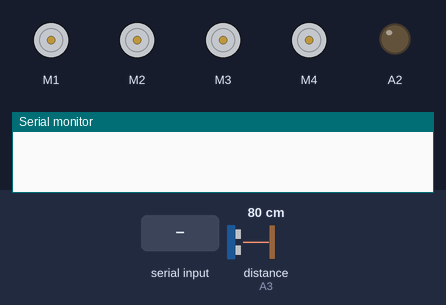
This sketch was run on a simulated Arduino Uno, built with avr-gcc and run on an emulated ATmega328P. Shown: 4 × DC motor (green arrow = forward, orange = backward, longer = faster), output pins drawn as LEDs (lit = HIGH), the last lines printed to the serial monitor. The test bench sets the inputs (shaded band); at power-on: distance to the obstacle (sensor on A3) 80 cm. The echo pulse lasts 58.3 µs per cm.

Above: at 1.2 s.
1.3 s: "F" received over the second serial link
At 2.5 s:
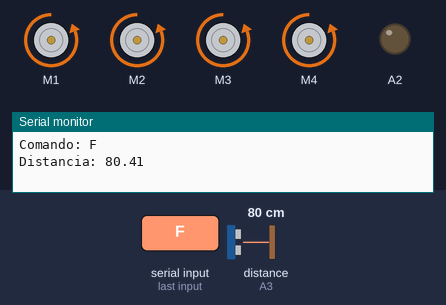
2.8 s: "B" received over the second serial link
At 3.7 s:
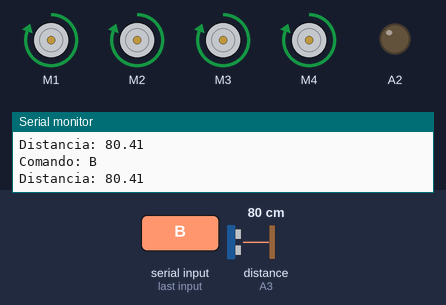
4.3 s: "L" received over the second serial link
At 4.8 s:
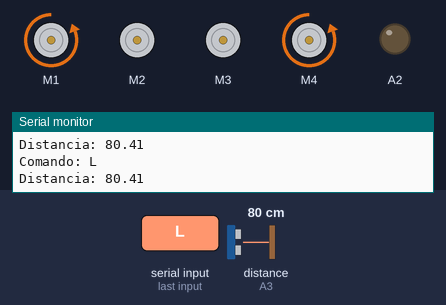
5.8 s: "R" received over the second serial link
At 7.2 s:
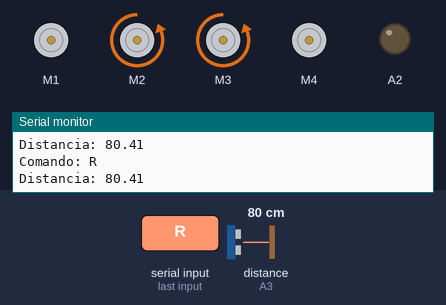
Timing chart, 0 to 8.3 s (numbered marks = the images above; inputs shaded):
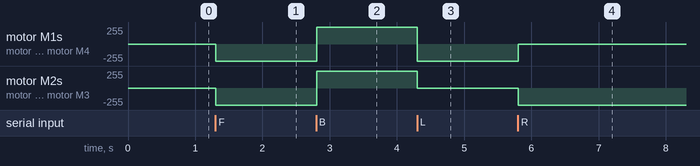

Measured:
- after the input at 1.3 s, motor M1–4: stopped → backward 255/255 at once
- after the input at 2.8 s, motor M1–4: backward 255/255 → forward 255/255 at once
- after the input at 4.3 s, motor M1, motor M4: forward 255/255 → backward 255/255 at once; motor M2, motor M3: forward 255/255 → stopped at once
- after the input at 5.8 s, motor M1, motor M4: backward 255/255 → stopped at once; motor M2, motor M3: stopped → backward 255/255 at once

The sketch:

Robo4WD.ino
```cpp
/* Q0357
 * Autor - BrincandoComIdeias
 * KIT ROBO 4WD ARDUCORE
 */

#include <HCSR04.h>         // INCLUI BIBLIOTECA HCSR04
#include <AFMotor.h>        // INCLUI A BIBLIOTECA DA MOTOR SHIELD
#include <SoftwareSerial.h> // INCLUI SERIAL DO BLUETOOTH
SoftwareSerial bluetooth(A1, A0 ); // RX(TX DO MÓDULO BT), TX(RX DO MÓDULO BT)

#define FORWARD 2 //VALOR DA BIBLIOTECA 1
#define BACKWARD 1 //VALOR DA BIBLIOTECA 2

// INSTANCIANDO MOTORES
AF_DCMotor motor1(1);
AF_DCMotor motor2(2);
AF_DCMotor motor3(3);
AF_DCMotor motor4(4);

// INSTANCIANDO SENSOR ULTRASONICO
HCSR04 sensorDistancia( A2, A3 ); //PINO TRIGGER, PINO ECHO

// VARIÁVEL PARA RECEBER COMANDO DO BLUETOOTH
char comando = 0 ;
// VARIÁVEL PARA ARMAZENAR DISTANCIA MEDIDA NO SENSOR
float distancia;

void setup() {
  bluetooth.begin(9600); //INICIA COMUNICAÇÃO SERIAL DO BLUETOOTH
  Serial.begin(9600);   //INICIA SERIAL MONITOR

  // VELOCIDADE DOS MOTORES
  motor1.setSpeed(255);  // 255 VELOCIDADE MAXIMA
  motor2.setSpeed(255);  // 255 VELOCIDADE MAXIMA
  motor3.setSpeed(255);  // 255 VELOCIDADE MAXIMA
  motor4.setSpeed(255);  // 255 VELOCIDADE MAXIMA

  // MOTORES INICIAM PARADOS
  motor1.run(RELEASE);
  motor2.run(RELEASE);
  motor3.run(RELEASE);
  motor4.run(RELEASE);

}

void loop() {
  //ENQUANTO O BLUETOOTH ESTIVER ATIVO EXECUTA O BLOCO
  while (bluetooth.available()) {
    comando = bluetooth.read();  // ARMAZENA NA VARIÁVEL COMANDO A LEITURA DO BLUETOOTH
    distancia = sensorDistancia.dist();
    Serial.print("Comando: ");
    Serial.println(comando);     // IMPRIME O COMANDO NO SERIAL MONITOR
    Serial.print("Distancia: ");
    Serial.println(distancia);     // IMPRIME A DISTANCIA NO SERIAL MONITOR
    if(comando == 'F' && distancia >= 20) { //MOVIMENTO PARA FRENTE (F DE FOWARD) SE A DISTANCIA FOR MAIOR QUE 20cm
      moverFrente();
    }
    else if (comando == 'B') {   // MOVIMENTO PARA TRAS     (B DE BACKWARD)
      moverTras();
    }
    else if (comando == 'L') {   // MOVIMENTO PARA ESQUERDA (L DE LEFT)
      moverEsquerda();
    }
    else if (comando == 'R') {   // MOVIMENTO PARA DIREITA  (R DE RIGHT)
      moverDireita();
    } else { // CASO RECEBA 'S' OU ALGUMA COISA NÃO ESPERADA MANTÉM PARADO
      ficarParado();
    }
  }
}

void moverFrente() {
  motor1.run(FORWARD);
  motor2.run(FORWARD);
  motor3.run(FORWARD);
  motor4.run(FORWARD);
}
void moverTras() {
  motor1.run(BACKWARD);
  motor2.run(BACKWARD);
  motor3.run(BACKWARD);
  motor4.run(BACKWARD);
}
void moverDireita() {
  motor3.run(FORWARD);
  motor2.run(FORWARD);
  motor1.run(RELEASE);
  motor4.run(RELEASE);
}
void moverEsquerda() {
  motor3.run(RELEASE);
  motor2.run(RELEASE);
  motor1.run(FORWARD);
  motor4.run(FORWARD);
}
void ficarParado() {
  motor1.run(RELEASE);
  motor2.run(RELEASE);
  motor3.run(RELEASE);
  motor4.run(RELEASE);
}
```

HCSR04.h
```cpp
#include <Arduino.h>
class HCSR04
{
	public:
	HCSR04(int out,int echo);				//initialisation class HCSR04 (trig pin , echo pin)
	HCSR04(int out,int echo[],int n);		//initialisation class HCSR04 (trig pin , echo pin)
	~HCSR04();								//destructor
	float dist()      const;				//return curent distance of element 0
	float dist(int n)      const;				//return curent distance of element n

	private:
	void init(int out,int echo[],int n); 			//for constructor
	int out;								//out pin
	int *echo;								//echo pin list
	int n;									//number of el
};
```
